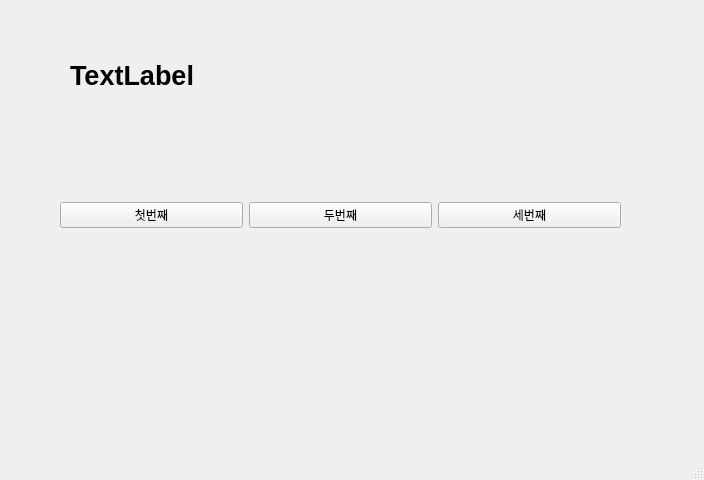
<?xml version="1.0" encoding="UTF-8"?>
<ui version="4.0">
 <class>MainWindow</class>
 <widget class="QMainWindow" name="MainWindow">
  <property name="geometry">
   <rect>
    <x>0</x>
    <y>0</y>
    <width>704</width>
    <height>480</height>
   </rect>
  </property>
  <property name="windowTitle">
   <string>MainWindow</string>
  </property>
  <widget class="QWidget" name="centralwidget">
   <widget class="QWidget" name="horizontalLayoutWidget">
    <property name="geometry">
     <rect>
      <x>60</x>
      <y>150</y>
      <width>561</width>
      <height>131</height>
     </rect>
    </property>
    <layout class="QHBoxLayout" name="horizontalLayout">
     <item>
      <widget class="QPushButton" name="pushButton">
       <property name="text">
        <string>첫번째</string>
       </property>
      </widget>
     </item>
     <item>
      <widget class="QPushButton" name="pushButton_3">
       <property name="text">
        <string>두번째</string>
       </property>
      </widget>
     </item>
     <item>
      <widget class="QPushButton" name="pushButton_2">
       <property name="text">
        <string>세번째</string>
       </property>
      </widget>
     </item>
    </layout>
   </widget>
   <widget class="QLabel" name="label">
    <property name="geometry">
     <rect>
      <x>70</x>
      <y>40</y>
      <width>541</width>
      <height>71</height>
     </rect>
    </property>
    <property name="font">
     <font>
      <pointsize>20</pointsize>
      <bold>true</bold>
     </font>
    </property>
    <property name="text">
     <string>TextLabel</string>
    </property>
   </widget>
  </widget>
  <widget class="QMenuBar" name="menubar">
   <property name="geometry">
    <rect>
     <x>0</x>
     <y>0</y>
     <width>704</width>
     <height>33</height>
    </rect>
   </property>
  </widget>
  <widget class="QStatusBar" name="statusbar"/>
 </widget>
 <resources/>
 <connections>
  <connection>
   <sender>pushButton</sender>
   <signal>clicked()</signal>
   <receiver>MainWindow</receiver>
   <slot>firstClick()</slot>
   <hints>
    <hint type="sourcelabel">
     <x>133</x>
     <y>240</y>
    </hint>
    <hint type="destinationlabel">
     <x>154</x>
     <y>299</y>
    </hint>
   </hints>
  </connection>
  <connection>
   <sender>pushButton_3</sender>
   <signal>clicked()</signal>
   <receiver>MainWindow</receiver>
   <slot>secondClick()</slot>
   <hints>
    <hint type="sourcelabel">
     <x>308</x>
     <y>244</y>
    </hint>
    <hint type="destinationlabel">
     <x>356</x>
     <y>306</y>
    </hint>
   </hints>
  </connection>
  <connection>
   <sender>pushButton_2</sender>
   <signal>clicked()</signal>
   <receiver>MainWindow</receiver>
   <slot>thirdClick()</slot>
   <hints>
    <hint type="sourcelabel">
     <x>507</x>
     <y>244</y>
    </hint>
    <hint type="destinationlabel">
     <x>563</x>
     <y>300</y>
    </hint>
   </hints>
  </connection>
 </connections>
 <slots>
  <slot>firstClick()</slot>
  <slot>secondClick()</slot>
  <slot>thirdClick()</slot>
 </slots>
</ui>
